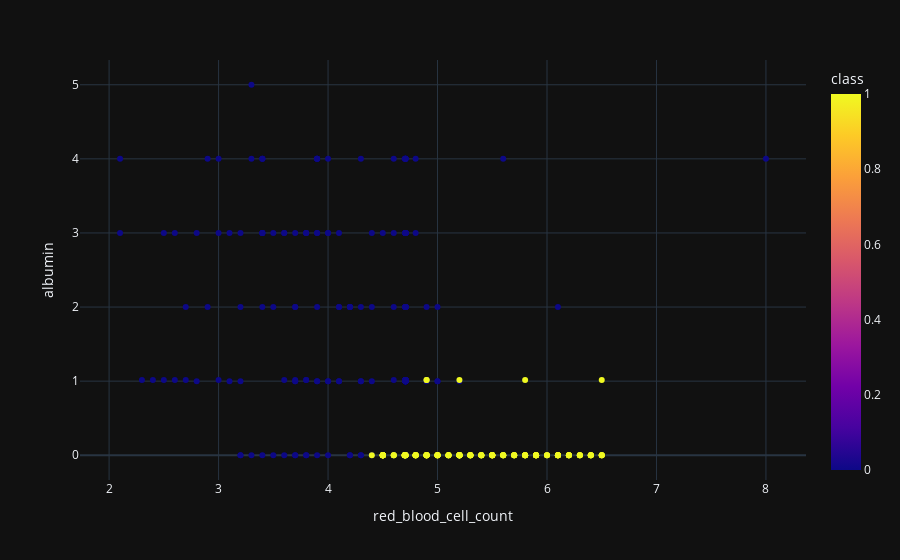

Notebook cell for this chart:
### Code cell
scatter('red_blood_cell_count', 'albumin')

### Figure 1 — Plotly figure (JSON) as saved in the notebook; plotly's stock layout.template omitted (floating-point values rounded to 4 significant figures; data arrays with more than 128 entries replaced by an {"elided": "..."} marker saying what was removed)
{"data": [{"hovertemplate": "red_blood_cell_count=%{x}<br>albumin=%{y}<br>class=%{marker.color}<extra></extra>", "legendgroup": "", "marker": {"color": {"elided": "400 int values"}, "coloraxis": "coloraxis", "symbol": "circle"}, "mode": "markers", "name": "", "orientation": "v", "showlegend": false, "type": "scatter", "x": {"elided": "400 float values"}, "xaxis": "x", "y": {"elided": "400 float values"}, "yaxis": "y"}], "layout": {"coloraxis": {"colorbar": {"title": {"text": "class"}}, "colorscale": [[0, "#0d0887"], [0.1111, "#46039f"], [0.2222, "#7201a8"], [0.3333, "#9c179e"], [0.4444, "#bd3786"], [0.5556, "#d8576b"], [0.6667, "#ed7953"], [0.7778, "#fb9f3a"], [0.8889, "#fdca26"], [1, "#f0f921"]]}, "legend": {"tracegroupgap": 0}, "margin": {"t": 60}, "xaxis": {"anchor": "y", "domain": [0, 1], "title": {"text": "red_blood_cell_count"}}, "yaxis": {"anchor": "x", "domain": [0, 1], "title": {"text": "albumin"}}}}
